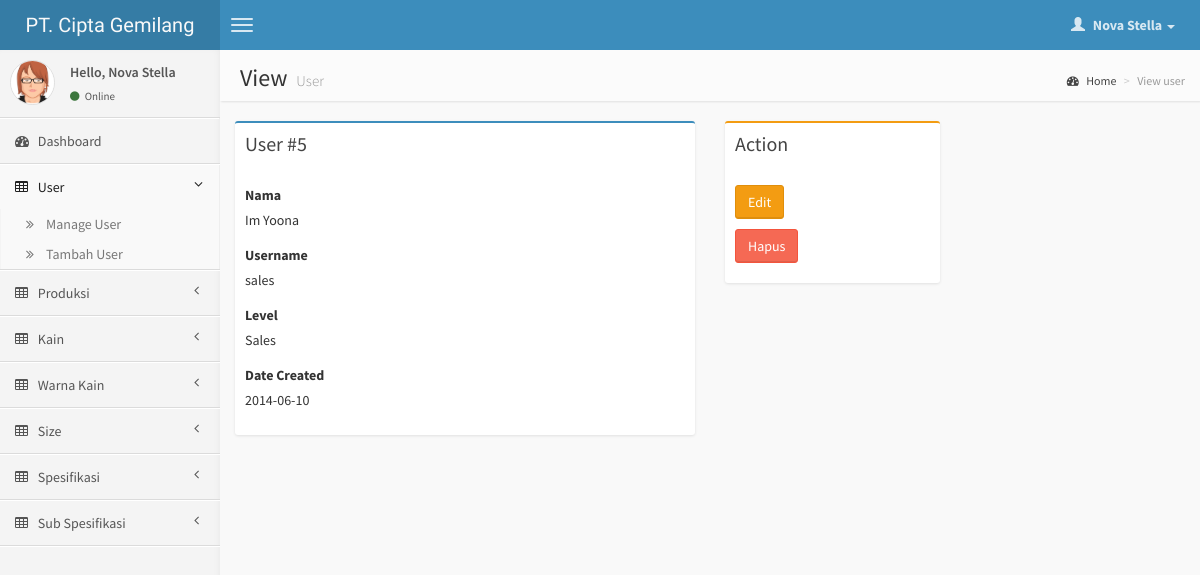
The app's page /page/user/view.php?id=5 (signed in) with its own data.
### tables this page shows
CREATE TABLE IF NOT EXISTS `user` (
  `id_user` int(11) NOT NULL AUTO_INCREMENT,
  `nama` varchar(100) NOT NULL,
  `username` varchar(15) NOT NULL,
  `password` varchar(255) NOT NULL,
  `level` int(11) NOT NULL,
  `date_created` date NOT NULL,
  PRIMARY KEY (`id_user`)
);

### function.php (called while the page is built, shortened)
<?php
	function getUserInfo($field){
		if(isset($_SESSION['id_user'])){
			$q = mysql_query("select * from user where id_user='$_SESSION[id_user]'");
			$data = mysql_fetch_array($q);
			return $data[$field];
		}
		return false;
	}
	function getUserLevel($level = null){
		if(!$level){
			$level = getUserInfo('level');
		}
		if($level){
			switch ($level) {
				case 1:
					$level = 'Superadmin';
					break;
				case 3:
					$level = 'Sales';
					break;
			}
			return $level;
		}
		return false;
	}
?>

### page/user/view.php (the view, shortened to what this page needs)
<?php $pageTitle = 'View User'; $pageActive = 'user'; ?>
<?php include '../header.php'; ?>
<section class="content-header">
    <h1>
        View
        <small>User</small>
    </h1>
    <ol class="breadcrumb">
        <li><a href="#"><i class="fa fa-dashboard"></i> Home</a></li>
        <li class="active">View user</li>
    </ol>
</section>
<section class="content">
	<?php if(isset($_GET['id'])){ ?>
		<?php
			$id = $_GET['id'];
			$sql = mysql_query("SELECT * FROM user WHERE id_user=$id");
			$data = mysql_fetch_array($sql);
		?>
		<div class="row">
			<div class="col-md-6">
				<div class="box box-primary">
					<div class="box-header">
						<h3 class="box-title">User #<?php echo $data['id_user']; ?></h3>
					</div>
					<div class="box-body">
						<div class="form-group">
							<label>Nama</label>
							<p><?php echo $data['nama']; ?></p>
						</div>
						<div class="form-group">
							<label>Username</label>
							<p><?php echo $data['username']; ?></p>
						</div>
						<div class="form-group">
							<label>Level</label>
							<p><?php echo getUserLevel($data['level']); ?></p>
						</div>
						<div class="form-group">
							<label>Date Created</label>
							<p><?php echo $data['date_created']; ?></p>
						</div>
					</div>
				</div>
			</div>
			<div class="col-md-3">
				<div class="box box-warning">
					<div class="box-header">
						<h3 class="box-title">Action</h3>
					</div>
					<div class="box-body">
						<p>
							<a href="edit.php?id=<?php echo $id; ?>" class="btn btn-warning">Edit</a>
						</p>
						<p>
							<a href="delete.php?id=<?php echo $id; ?>" onclick="return confirm('Anda yakin akan menghapus ini?')" class="btn btn-danger">Hapus</a>
						</p>
					</div>
				</div>
			</div>
		</div>
	<?php } else { ?>
		<?php include '../404.php'; ?>
	<?php } ?>
</section>
<?php include '../footer.php'; ?>

### page/header.php (shortened to what this page needs)
<?php require('../../config/config.php'); require("../../config/session.php"); require("../../function.php");  ?>
<!DOCTYPE html>
<html>
    <head>
        <link href="<?php echo DOMAIN; ?>/css/bootstrap.min.css" rel="stylesheet" type="text/css" />
        <link href="<?php echo DOMAIN; ?>/css/font-awesome.min.css" rel="stylesheet" type="text/css" />
        <link href="<?php echo DOMAIN; ?>/css/ionicons.min.css" rel="stylesheet" type="text/css" />
        <link href="<?php echo DOMAIN; ?>/css/morris/morris.css" rel="stylesheet" type="text/css" />
        <link href="<?php echo DOMAIN; ?>/css/jvectormap/jquery-jvectormap-1.2.2.css" rel="stylesheet" type="text/css" />
        <link href="<?php echo DOMAIN; ?>/css/fullcalendar/fullcalendar.css" rel="stylesheet" type="text/css" />
        <link href="<?php echo DOMAIN; ?>/css/daterangepicker/daterangepicker-bs3.css" rel="stylesheet" type="text/css" />
        <link href="<?php echo DOMAIN; ?>/css/bootstrap-wysihtml5/bootstrap3-wysihtml5.min.css" rel="stylesheet" type="text/css" />
        <link href="../../css/datatables/dataTables.bootstrap.css" rel="stylesheet" type="text/css" />
        <link href="<?php echo DOMAIN; ?>/css/AdminLTE.css" rel="stylesheet" type="text/css" />
    </head>
    <body class="skin-blue">
        <header class="header">
            <a href="index.html" class="logo">
                PT. Cipta Gemilang
            </a>
            <nav class="navbar navbar-static-top" role="navigation">
                <a href="#" class="navbar-btn sidebar-toggle" data-toggle="offcanvas" role="button">
                    <span class="icon-bar"></span>
                    <span class="icon-bar"></span>
                    <span class="icon-bar"></span>
                </a>
                <div class="navbar-right">
                    <ul class="nav navbar-nav">
                        <li class="dropdown user user-menu">
                            <a href="#" class="dropdown-toggle" data-toggle="dropdown">
                                <i class="glyphicon glyphicon-user"></i>
                                <span><?php echo getUserInfo('nama'); ?> <i class="caret"></i></span>
                            </a>
                        </li>
                    </ul>
                </div>
            </nav>
        </header>
        <div class="wrapper row-offcanvas row-offcanvas-left">
            <aside class="left-side sidebar-offcanvas">
                <section class="sidebar">
                    <div class="user-panel">
                        <div class="pull-left image">
                            <img src="<?php echo DOMAIN; ?>/img/avatar3.png" class="img-circle" alt="User Image" />
                        </div>
                        <div class="pull-left info">
                            <p>Hello, <?php echo getUserInfo('nama'); ?></p>
                            <a href="#"><i class="fa fa-circle text-success"></i> Online</a>
                        </div>
                    </div>
                    <ul class="sidebar-menu">
                        <li <?php if($pageActive == 'dashboard'): ?>class="active"<?php endif; ?> >
                            <a href="<?php echo DOMAIN; ?>">
                                <i class="fa fa-dashboard"></i> <span>Dashboard</span>
                            </a>
                        </li>
                        <?php if($_SESSION['level'] == 1): ?>
                        <li class="treeview <?php if($pageActive == 'user'): ?>active<?php endif; ?>">
                            <a href="#">
                                <i class="fa fa-table"></i> <span>User</span>
                                <i class="fa fa-angle-left pull-right"></i>
                            </a>
                            <ul class="treeview-menu">
                                <li><a href="<?php echo DOMAIN; ?>/page/user" ><i class="fa fa-angle-double-right"></i>Manage User</a></li>
                                <li><a href="<?php echo DOMAIN; ?>/page/user/input.php" ><i class="fa fa-angle-double-right"></i>Tambah User</a></li>
                            </ul>
                        </li>
                        <?php endif; ?>
                        <li class="treeview <?php if($pageActive == 'produksi'): ?>active<?php endif; ?>">
                            <a href="#">
                                <i class="fa fa-table"></i> <span>Produksi</span>
                                <i class="fa fa-angle-left pull-right"></i>
                            </a>
                        </li>
                        <?php if($_SESSION['level'] == 1 || $_SESSION['level'] == 2): ?>
                        <li class="treeview <?php if($pageActive == 'kain'): ?>active<?php endif; ?>">
                            <a href="#">
                                <i class="fa fa-table"></i> <span>Kain</span>
                                <i class="fa fa-angle-left pull-right"></i>
                            </a>
                        </li>
                        <li class="treeview <?php if($pageActive == 'warna'): ?>active<?php endif; ?>">
                            <a href="#">
                                <i class="fa fa-table"></i> <span>Warna Kain</span>
                                <i class="fa fa-angle-left pull-right"></i>
                            </a>
                        </li>
                        <li class="treeview <?php if($pageActive == 'size'): ?>active<?php endif; ?>">
                            <a href="#">
                                <i class="fa fa-table"></i> <span>Size</span>
                                <i class="fa fa-angle-left pull-right"></i>
                            </a>
                        </li>
                        <li class="treeview <?php if($pageActive == 'spesifikasi'): ?>active<?php endif; ?>">
                            <a href="#">
                                <i class="fa fa-table"></i> <span>Spesifikasi</span>
                                <i class="fa fa-angle-left pull-right"></i>
                            </a>
                        </li>
                        <li class="treeview <?php if($pageActive == 'sub_spesifikasi'): ?>active<?php endif; ?>">
                            <a href="#">
                                <i class="fa fa-table"></i> <span>Sub Spesifikasi</span>
                                <i class="fa fa-angle-left pull-right"></i>
                            </a>
                        </li>
                        <?php endif; ?>
                    </ul>
                </section>
            </aside>
            <aside class="right-side">

### records on screen
user: nama "Nova Stella"
user: id_user "5", nama "Im Yoona", username "sales", level "Sales", date_created "2014-06-10"
